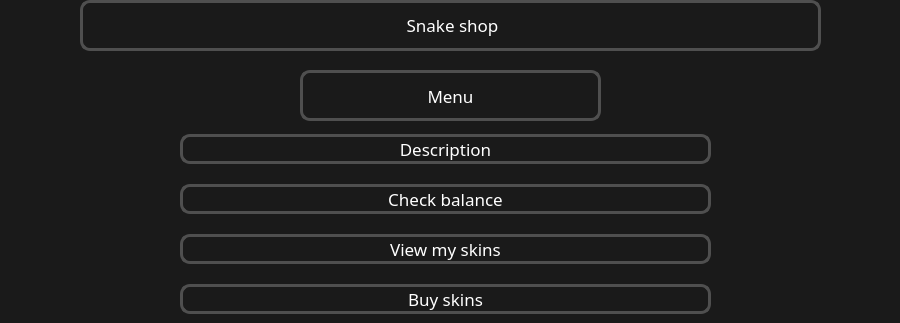
<?xml version="1.0" encoding="UTF-8"?>
<ui version="4.0">
 <class>MainWindow</class>
 <widget class="QMainWindow" name="MainWindow">
  <property name="geometry">
   <rect>
    <x>0</x>
    <y>0</y>
    <width>900</width>
    <height>323</height>
   </rect>
  </property>
  <property name="minimumSize">
   <size>
    <width>900</width>
    <height>323</height>
   </size>
  </property>
  <property name="maximumSize">
   <size>
    <width>900</width>
    <height>323</height>
   </size>
  </property>
  <property name="windowTitle">
   <string>MainWindow</string>
  </property>
  <widget class="QWidget" name="centralwidget">
   <property name="styleSheet">
    <string notr="true">background-color:#1a1a1a</string>
   </property>
   <widget class="QLabel" name="label_snake_shop">
    <property name="geometry">
     <rect>
      <x>80</x>
      <y>0</y>
      <width>741</width>
      <height>51</height>
     </rect>
    </property>
    <property name="styleSheet">
     <string notr="true">background-color:#1a1a1a;
	border-radius:10px;
	border:3px solid #4f4f4f;
	color:#ffffff;
	font-family:Trebuchet MS;
	font-size:17px;</string>
    </property>
    <property name="text">
     <string>&lt;html&gt;&lt;head/&gt;&lt;body&gt;&lt;p align=&quot;center&quot;&gt;Snake shop&lt;/p&gt;&lt;/body&gt;&lt;/html&gt;</string>
    </property>
   </widget>
   <widget class="QWidget" name="gridLayoutWidget">
    <property name="geometry">
     <rect>
      <x>180</x>
      <y>120</y>
      <width>531</width>
      <height>211</height>
     </rect>
    </property>
    <layout class="QGridLayout" name="gridLayout">
     <item row="3" column="0">
      <widget class="QPushButton" name="buy_">
       <property name="styleSheet">
        <string notr="true"> .QPushButton{
	background-color:#1a1a1a;
	border-radius:10px;
	border:3px solid #4f4f4f;
	color:#ffffff;
	font-family:Trebuchet MS;
	font-size:17px;
}
.QPushButton:hover{
 	background-color:#272727;
	color:#095296;
 }
.QPushButton:pressed {
	border:2px solid #095296;
}</string>
       </property>
       <property name="text">
        <string>Buy skins</string>
       </property>
      </widget>
     </item>
     <item row="0" column="0">
      <widget class="QPushButton" name="descrip_">
       <property name="styleSheet">
        <string notr="true"> .QPushButton{
	background-color:#1a1a1a;
	border-radius:10px;
	border:3px solid #4f4f4f;
	color:#ffffff;
	font-family:Trebuchet MS;
	font-size:17px;
}
.QPushButton:hover{
 	background-color:#272727;
	color:#095296;
 }
.QPushButton:pressed {
	border:2px solid #095296;
}</string>
       </property>
       <property name="text">
        <string>Description</string>
       </property>
      </widget>
     </item>
     <item row="2" column="0">
      <widget class="QPushButton" name="check_my_skins">
       <property name="styleSheet">
        <string notr="true"> .QPushButton{
	background-color:#1a1a1a;
	border-radius:10px;
	border:3px solid #4f4f4f;
	color:#ffffff;
	font-family:Trebuchet MS;
	font-size:17px;
}
.QPushButton:hover{
 	background-color:#272727;
	color:#095296;
 }
.QPushButton:pressed {
	border:2px solid #095296;
}</string>
       </property>
       <property name="text">
        <string>View my skins</string>
       </property>
      </widget>
     </item>
     <item row="1" column="0">
      <widget class="QPushButton" name="balance_">
       <property name="styleSheet">
        <string notr="true"> .QPushButton{
	background-color:#1a1a1a;
	border-radius:10px;
	border:3px solid #4f4f4f;
	color:#ffffff;
	font-family:Trebuchet MS;
	font-size:17px;
}
.QPushButton:hover{
 	background-color:#272727;
	color:#095296;
 }
.QPushButton:pressed {
	border:2px solid #095296;
}</string>
       </property>
       <property name="text">
        <string>Check balance</string>
       </property>
      </widget>
     </item>
    </layout>
   </widget>
   <widget class="QPushButton" name="menu_pas">
    <property name="geometry">
     <rect>
      <x>300</x>
      <y>70</y>
      <width>301</width>
      <height>51</height>
     </rect>
    </property>
    <property name="styleSheet">
     <string notr="true"> .QPushButton{
	background-color:#1a1a1a;
	border-radius:10px;
	border:3px solid #4f4f4f;
	color:#ffffff;
	font-family:Trebuchet MS;
	font-size:17px;
}
.QPushButton:hover{
 	background-color:#272727;
	color:#095296;
 }
.QPushButton:pressed {
	border:2px solid #095296;
}</string>
    </property>
    <property name="text">
     <string>Menu</string>
    </property>
   </widget>
  </widget>
 </widget>
 <resources/>
 <connections/>
</ui>
